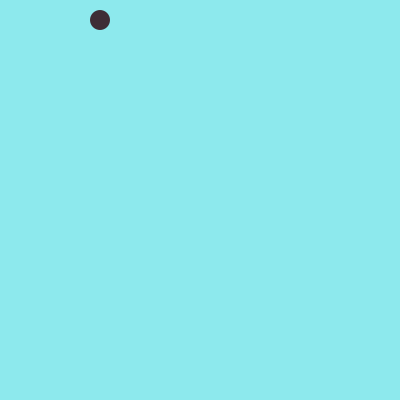
Frame 1 (no input)
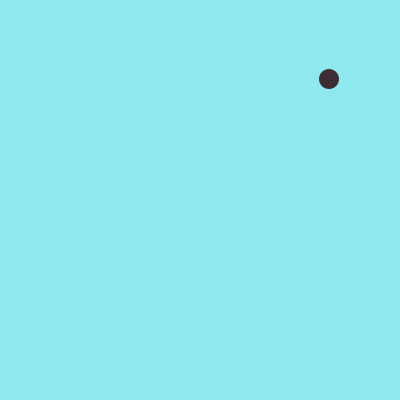
Frame 60 (the mouse pressed at the canvas centre just before this capture)
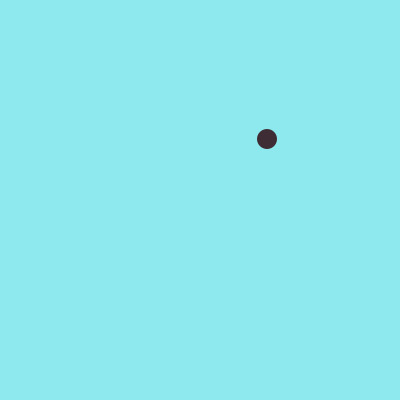
Frame 120 (the mouse held since frame 60 and released just before this capture)

The Processing sketch that drew these frames (run headless with seeded random() and noise(); from frame 60 on, the mouse is pressed at the canvas centre):

// Processing sketch: fish_feeder_wip
// ── fish_feeder_wip.pde
int foodX=100; //<>//
int foodY=20;

void setup(){
 size(400,400); 
}
void draw(){
 background(141,233,237);
 fill(#3E2D35);
 noStroke();
ellipse(foodX,foodY,20,20);
foodY++;
foodX=(int)random(width-20);
if(foodY>=400){
 foodY=1; 
}
}
void drawFish(){
  noStroke();
  fill(255,255,255);
  ellipse(mouseX-17,mouseY-17,20,20);
  fill(255,200,88);
  ellipse(mouseX,mouseY,90,50); //body
     triangle(mouseX+30,mouseY,mouseX+70,mouseY+30,mouseX+70,mouseY-30); 
     stroke(0);
     triangle(mouseX,mouseY,mouseX+15,mouseY+10,mouseX+15,mouseY-10); 
     noStroke();
     fill(255,200,88);
     ellipse(mouseX,mouseY,15,15); 
     noStroke();
     fill(255,255,255);
     ellipse(mouseX-25,mouseY-15,20,20);
     fill(0,0,0);
     ellipse(mouseX-25,mouseY-15,5,5); 
     fill(141,233,237);
     ellipse(mouseX-45,mouseY,25,25); 
  
  
}
